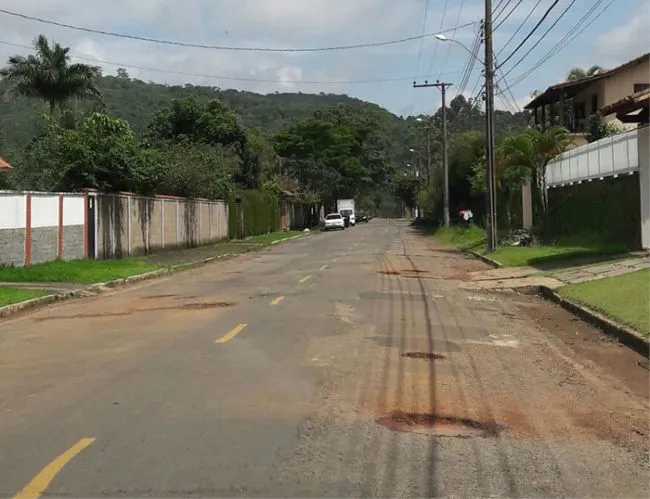
#> input picture imagens/buracos_2.jpg, 650 x 499 px
$ python -i classic_processing.py   (imports and definitions only)
#> lines starting #> are read from the running program, lines starting #| are printed output that depends on the picture
#> further down, picture is the input picture: shape (499, 650, 3); mean B, G, R 102, 117.1, 121
import cv2
import numpy as np

def convert_to_grayscale(image):
    """Converte uma imagem para escala de cinza."""
    if len(image.shape) == 3:
        return cv2.cvtColor(image, cv2.COLOR_BGR2GRAY)
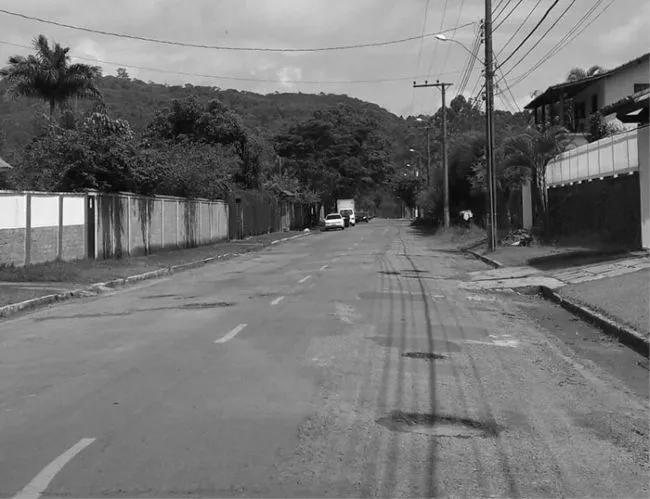
#> returned value: shape (499, 650); min 0, max 255, mean 116.5
    return image

def apply_gaussian_blur(image, kernel_size=(5, 5)):
    """Aplica um filtro Gaussiano na imagem."""
#> called with kernel_size = (5, 5)
    return cv2.GaussianBlur(image, kernel_size, 0)

def detect_edges_canny(image, low_threshold=50, high_threshold=150):
    """Detecta bordas usando o algoritmo Canny."""
    # Canny funciona melhor em escala de cinza
    gray_image = convert_to_grayscale(image)
    blurred_image = apply_gaussian_blur(gray_image) # Reduz ruído antes de Canny
    return cv2.Canny(blurred_image, low_threshold, high_threshold)
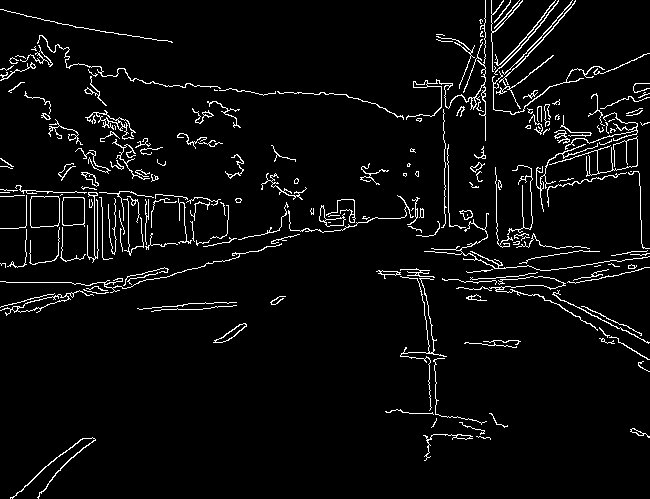
#> returned value: shape (499, 650); 4.5% white in thin lines or dots

def apply_thresholding(image, threshold_value=127, max_value=255, threshold_type=cv2.THRESH_BINARY):
    """Aplica limiarização simples na imagem."""
    gray_image = convert_to_grayscale(image)
    _, thresh_image = cv2.threshold(gray_image, threshold_value, max_value, threshold_type)
    return thresh_image

# Funções de morfologia podem ser adicionadas aqui (erosão, dilatação, etc.)
def apply_erosion(image, kernel_size=(5,5), iterations=1):
    """Aplica erosão morfológica."""
    kernel = np.ones(kernel_size, np.uint8)
    return cv2.erode(image, kernel, iterations=iterations)

def apply_dilation(image, kernel_size=(5,5), iterations=1):
    """Aplica dilatação morfológica."""
    kernel = np.ones(kernel_size, np.uint8)
    return cv2.dilate(image, kernel, iterations=iterations)

# Outras técnicas como segmentação por cor, textura, subtração de fundo seriam mais complexas
# e podem ser adicionadas conforme a necessidade específica da aplicação.


def apply_clahe(image, clip_limit=2.0, tile_grid_size=(8, 8)):
    """Aplica CLAHE (Contrast Limited Adaptive Histogram Equalization) na imagem."""
    # CLAHE funciona melhor em escala de cinza
    gray_image = convert_to_grayscale(image)
    clahe = cv2.createCLAHE(clipLimit=clip_limit, tileGridSize=tile_grid_size)
    return clahe.apply(gray_image)

>>> import cv2
>>> picture = cv2.imread('../../../../../../imagens/buracos_2.jpg')
>>> result = detect_edges_canny(picture)

$ run again, on imagens/rua_asfaltada2.jpg
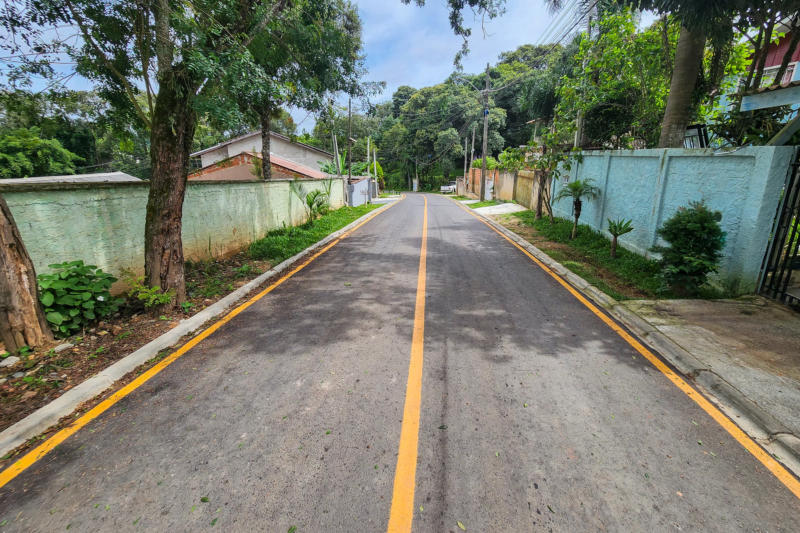
#> input picture imagens/rua_asfaltada2.jpg, 800 x 533 px
#> picture is the input picture: shape (533, 800, 3); mean B, G, R 106.9, 121.2, 117.7
#> in convert_to_grayscale, `return cv2.cvtColor(image, cv2.COLOR_BGR2GRAY)`:
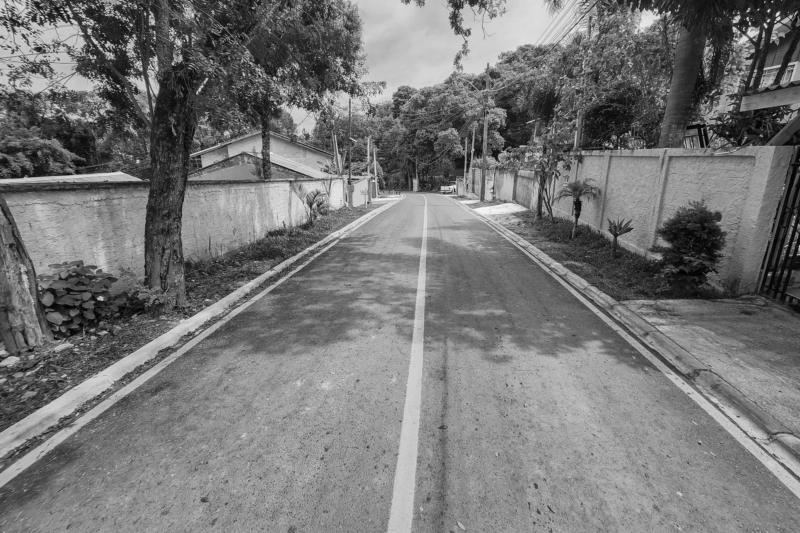
#> returned value: shape (533, 800); min 1, max 245, mean 118.5
#> in detect_edges_canny, `return cv2.Canny(blurred_image, low_threshold, high_threshold)`:
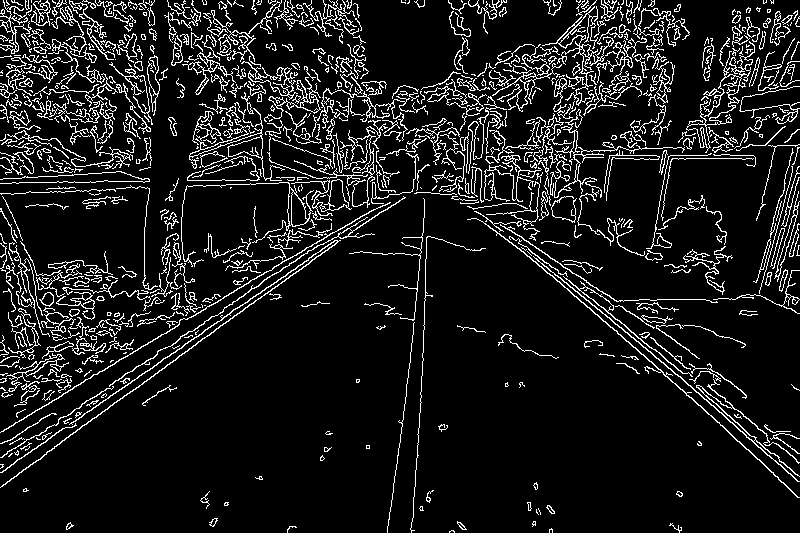
#> returned value: shape (533, 800); 10.5% white in thin lines or dots

$ run again, on imagens/buracos_1.png
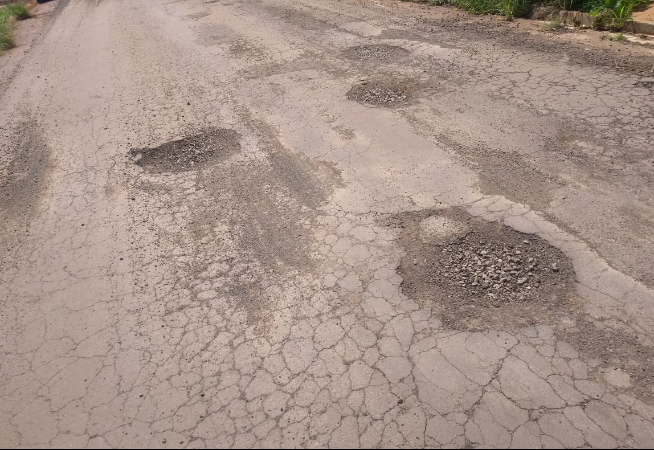
#> input picture imagens/buracos_1.png, 654 x 450 px
#> picture is the input picture: shape (450, 654, 3); mean B, G, R 137.7, 147.1, 166.5
#> in convert_to_grayscale, `return cv2.cvtColor(image, cv2.COLOR_BGR2GRAY)`:
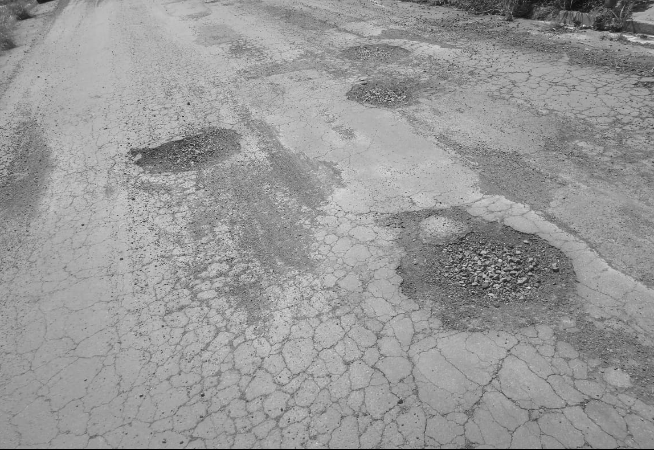
#> returned value: shape (450, 654); min 0, max 242, mean 151.8
#> in detect_edges_canny, `return cv2.Canny(blurred_image, low_threshold, high_threshold)`:
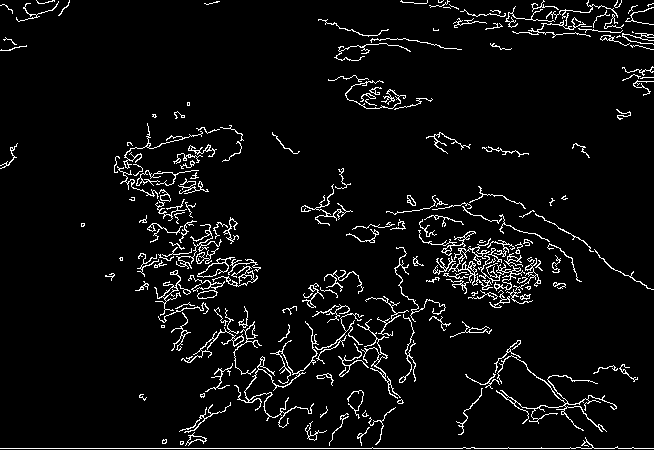
#> returned value: shape (450, 654); 5.2% white in thin lines or dots

$ run again, on imagens/rua_asfaltada1.png
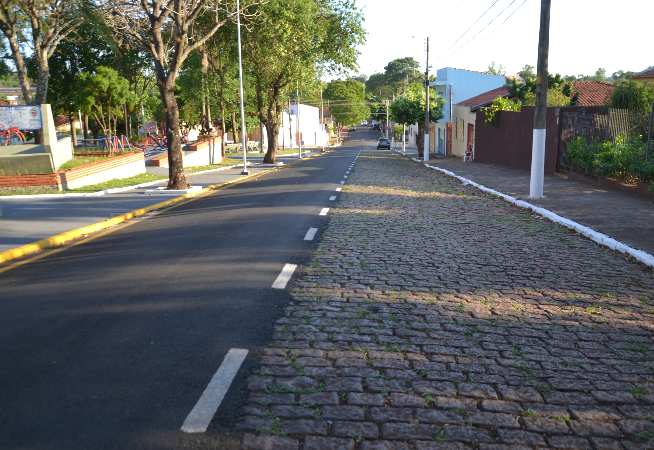
#> input picture imagens/rua_asfaltada1.png, 654 x 450 px
#> picture is the input picture: shape (450, 654, 3); mean B, G, R 101.2, 104.2, 101.6
#> in convert_to_grayscale, `return cv2.cvtColor(image, cv2.COLOR_BGR2GRAY)`:
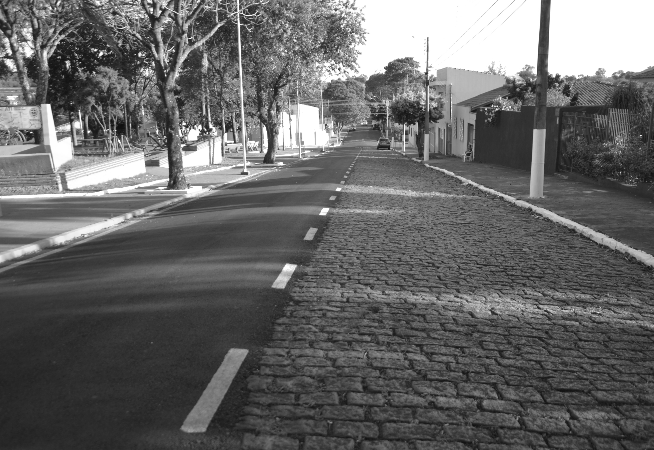
#> returned value: shape (450, 654); min 16, max 255, mean 103
#> in detect_edges_canny, `return cv2.Canny(blurred_image, low_threshold, high_threshold)`:
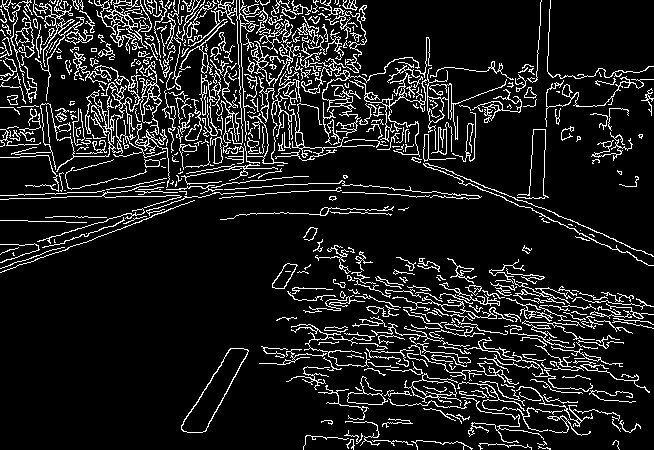
#> returned value: shape (450, 654); 11.5% white in thin lines or dots
